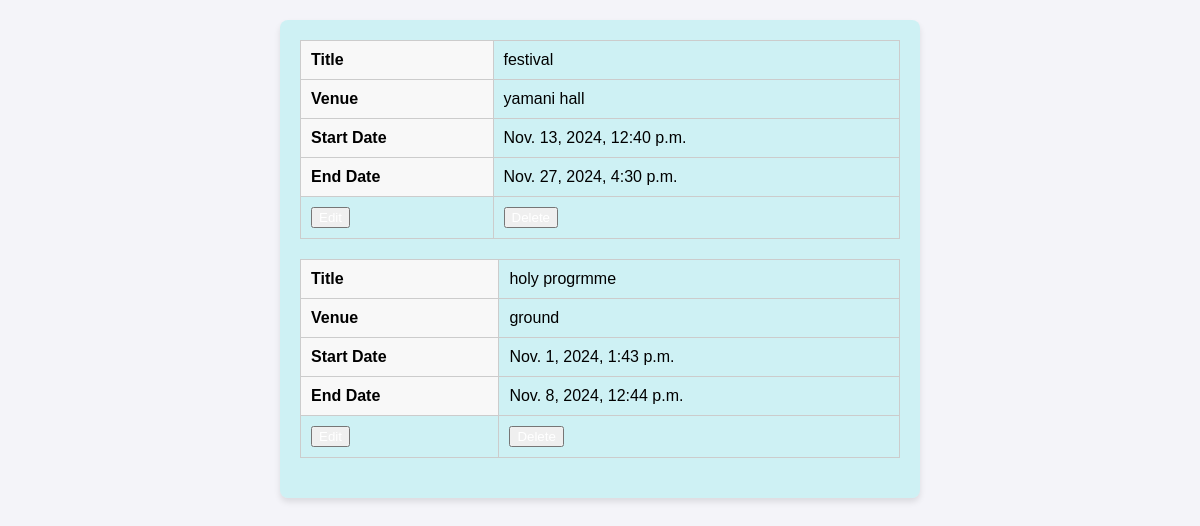
The app's page /college/view_programme/, older data.
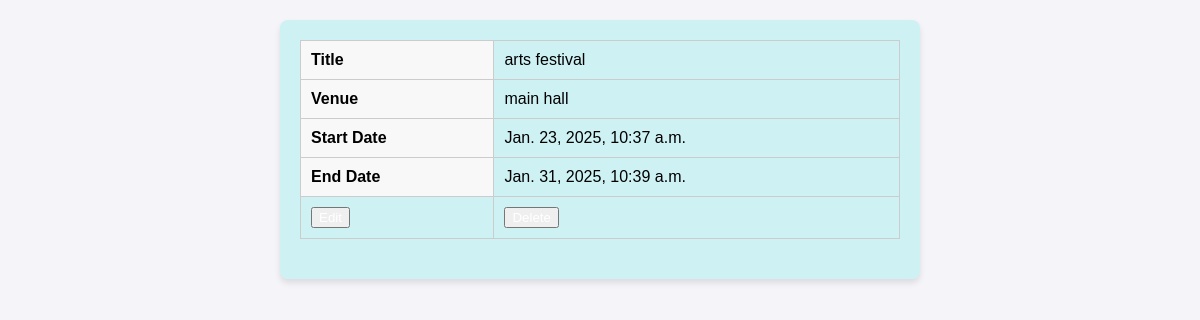
The same page, newer data.
### college/models.py (models this page shows)
class programm_notification(models.Model):
    connect = models.ForeignKey(Usermodel, on_delete=models.CASCADE, null=True, blank=True)
    lock = models.ForeignKey(collegemodel, on_delete=models.CASCADE, null=True, blank=True)
    Titel=models.CharField(max_length=25,null=True,blank=True)
    Venue=models.CharField(max_length=25,null=True,blank=True)
    Start_date=models.DateTimeField(null=True,blank=True)
    End_date=models.DateTimeField(null=True,blank=True)

### college/views.py (the view)
# urls.py: path('view_programme/',programme_view.as_view(),name="view_programme"),
class programme_view(View):
    def get(self, request):
        try:
            view_programme = request.session.get('login_id')
            content_media = programm_notification.objects.filter(connect=view_programme)
        except Usermodel.DoesNotExist:
            return HttpResponse("User profile not found for the current user", status=404)
        return render(request, "college/programme_view.html", {'details': content_media})

### templates/college/programme_view.html (shortened to what this page needs)
{% load static %}
<!DOCTYPE html>
<html lang="en">
<head>
</head>
<body>
    <div class="card">
        {% for programme in details %}
        <table>
            <tr>
                <th>Title</th>
                <td>{{ programme.Titel }}</td>
            </tr>
            <tr>
                <th>Venue</th>
                <td>{{ programme.Venue }}</td>
            </tr>
            <tr>
                <th>Start Date</th>
                <td>{{ programme.Start_date }}</td>
            </tr>
            <tr>
                <th>End Date</th>
                <td>{{ programme.End_date }}</td>
            </tr>
            <tr>
                <td><button><a href="{% url 'college:edit_progarme' programme.id %}">Edit</a></button></td>
                <td><button><a href="{% url 'college:delt_progrm' programme.id %}">Delete</a></button></td>
            </tr>
        </table>
        {% endfor %}
    </div>
</body>
</html>

Row changes from the older to the newer data that the page shows:
removed programm_notification: Titel "festival", Venue "yamani hall", Start_date "Nov. 13, 2024, 12:40 p.m.", End_date "Nov. 27, 2024, 4:30 p.m."
removed programm_notification: Titel "holy progrmme", Venue "ground", Start_date "Nov. 1, 2024, 1:43 p.m.", End_date "Nov. 8, 2024, 12:44 p.m."
added programm_notification: Titel "arts festival", Venue "main hall", Start_date "Jan. 23, 2025, 10:37 a.m.", End_date "Jan. 31, 2025, 10:39 a.m."
